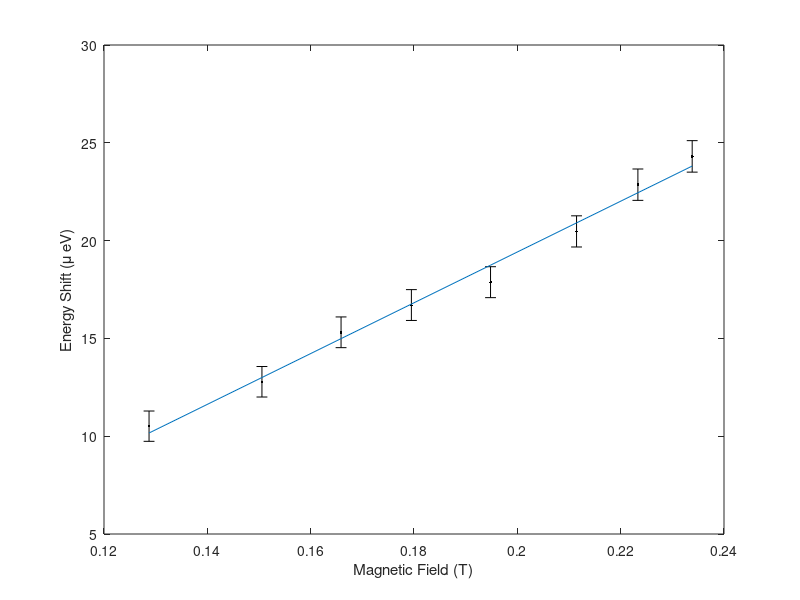

Source code (MATLAB):
% Zeeman Experiment
% weighted fitting of a line to the energy vs magnetic field
% the raw data is the angle obtained from the video camera.
% You will supply an estimate of the angular uncertainty for each angle
% measurement. Some typical data has been supplied below in the variable
% x (array of magnetic field values, in Gauss)
% alpha1 (initial angle of an unshifted bright fringe)
% alpha (array of angles you measure as a function of the magnetic
% delta_alpha1 (uncertainly in the initial angle)
% delta_alpha (uncertainty in the shifted angles)
% JPS & MJM 2016
clear all; clf;
h=6.63e-34; c=3e8; lam=644e-9;
% enter the data.
x = [1287.18596104  1505.68749629  1658.80938095  1794.94411507 1948.12964917  2114.60223365  2233.34119528  2338.41449766]; %the indep.
%which we convert from Gauss to Tesla
x=x/10000;
alpha1=0.77; %angle of unshifted spectral line (degrees)
%convert to radians
alpha1=alpha1*pi/180;
%the next line is the angle of one of the shifted lines corresponding to
%the various magnetic fields
alpha = [0.818 0.828 0.839 0.845 0.85 0.861 0.871 0.877];
%the angle
%convert to radians
alpha=alpha*pi/180;
beta1=asin(sin(alpha1)/1.46); %this is the internal angle in the Fabry

beta=asin(sin(alpha)/1.46);
% now calculate the energies
del_lam_over_lam=(cos(beta)/cos(beta1))-1;
E = -(h*c/lam)*del_lam_over_lam;
%and convert to micro_eV
E=1e6*E/1.6e-19;
%Get the uncertainties in the energies. This follows from the
%uncertainties in the angles, alpha1 and alpha
delta_alpha1 = 0.005/2;
delta_alpha = 0.005/2.*ones([1,length(alpha)]); %angle uncertainty
%convert to radians;
delta_alpha1=delta_alpha1*pi/180; delta_alpha=delta_alpha*pi/180;
%and find the uncertainty in beta
delta_beta1=delta_alpha1*(cos(alpha1)/(1.46*cos(beta1)));
delta_beta=delta_alpha.*(cos(alpha)./(1.46*cos(beta)));

deltaE=-(h*c/lam)*sqrt(((sin(beta)/cos(beta1)).*delta_beta).^2 +...
 (cos(beta)*sin(beta1)./(cos(beta1)).^2.*delta_beta1).^2);
deltaE=1e6*deltaE/1.6e-19; %the uncertainty in the energy in micro_eV
%plot the data
errorbar(x,E,deltaE,'k.');
xlabel('Magnetic Field (T)');
ylabel('Energy Shift (\mu eV)');
hold on
%Now compute the coefficients for the weighted fit. See equations 8.37,38
%and 39 in Taylor
w=1./(deltaE.^2); %the weights
del=sum(w*sum(w.*(x.^2)))-(sum(w.*x))^2;
A=(sum(w.*(x.^2))*sum(w.*E)-sum(w.*x)*sum(w.*x.*E))/del;
B=(sum(w)*sum(w.*x.*E)-sum(w.*x)*sum(w.*E))/del;
Fit=A+B*x;
plot(x,Fit);
%What are the uncertainties in A and B?
%These are given by formulas quoted in problem 8.19
sig_A=sqrt(sum(w.*(x.^2))/del);
sig_B=sqrt(sum(w)/del);
disp(['the intercept is ' num2str(A) ' with uncertainty ' num2str(sig_A)])
disp(['the slope is ' num2str(B) ' with uncertainty ' num2str(sig_B)])